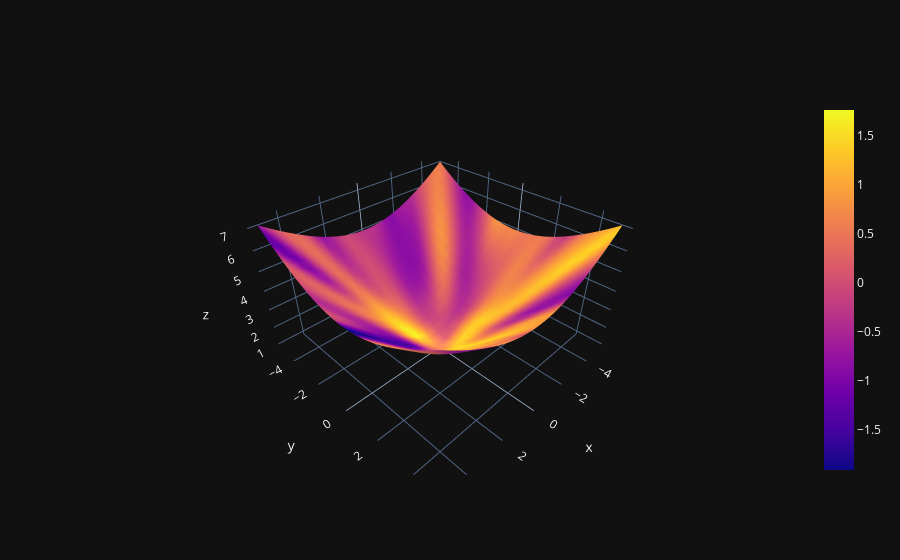

The notebook cell saved with this chart:
### Code cell
with torch.no_grad():
    torch.manual_seed(0)
    outputs = layer(inputs, sample='pathwise')
    c = outputs[0, ..., 2]
    x, y, z = inputs.view(num_inputs, num_inputs, -1).unbind(-1)

fig = go.Figure(data=[go.Surface(x=y, y=z, z=x, surfacecolor=c.view_as(x))])
fig.show()

### Figure 1 — Plotly figure (JSON) as saved in the notebook; plotly's stock layout.template omitted (floating-point values rounded to 4 significant figures; data arrays with more than 128 entries replaced by an {"elided": "..."} marker saying what was removed)
{"data": [{"surfacecolor": {"elided": "27x27 float values"}, "type": "surface", "x": {"elided": "27x27 float values"}, "y": {"elided": "27x27 float values"}, "z": {"elided": "27x27 float values"}}], "layout": {}}
